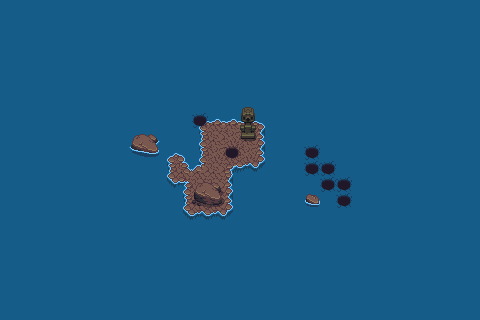

The image is a tile-based game level rendered from a .tmx file. Its description and source (layers, tilesets, objects; grid data summarised) follow:
An orthogonal 30x20 tile map with 16x16 px tiles, 7 tile layers (Floor, L1, L2, Monsters, ...), 2 tilesets and 1 object.

<map version="1.10" tiledversion="1.11.2" orientation="orthogonal" renderorder="right-down" width="30" height="20" tilewidth="16" tileheight="16" infinite="0" nextlayerid="19" nextobjectid="9">
 <tileset firstgid="1" source="../../game/assets/art/cave.tsx" />
 <tileset firstgid="1001" source="../../game/assets/art/properties.tsx" />
 <layer id="1" name="Floor" width="30" height="20">
  <data>[600 cells, 600 non-empty, 16 distinct tile ids]</data>
 </layer>
 <layer id="4" name="L1" width="30" height="20">
  <data>[600 cells, 18 non-empty, 11 distinct tile ids]</data>
 </layer>
 <layer id="14" name="L2" width="30" height="20">
  <data>[600 cells, 2 non-empty, 2 distinct tile ids]</data>
 </layer>
 <layer id="15" name="Monsters" width="30" height="20">
  <data>[600 cells, 0 non-empty, 0 distinct tile ids]</data>
 </layer>
 <layer id="18" name="Items" width="30" height="20">
  <data>[600 cells, 0 non-empty, 0 distinct tile ids]</data>
 </layer>
 <layer id="16" name="L3" width="30" height="20">
  <data>[600 cells, 0 non-empty, 0 distinct tile ids]</data>
 </layer>
 <layer id="17" name="L4" width="30" height="20">
  <data>[600 cells, 0 non-empty, 0 distinct tile ids]</data>
 </layer>
 <objectgroup id="11" name="Portals">
  <properties>
   <property name="p1" type="class" propertytype="potal">
    <properties>
     <property name="room" value="d1" />
     <property name="x" type="int" value="5" />
     <property name="y" type="int" value="5" />
    </properties>
   </property>
  </properties>
  <object id="5" x="224.364" y="144.364" width="15.6364" height="15.8182">
   <properties>
    <property name="p1" type="class" propertytype="potal">
     <properties>
      <property name="room" value="n1_t" />
      <property name="world" value="n1" />
      <property name="x" type="int" value="5" />
     </properties>
    </property>
   </properties>
  </object>
 </objectgroup>
</map>
